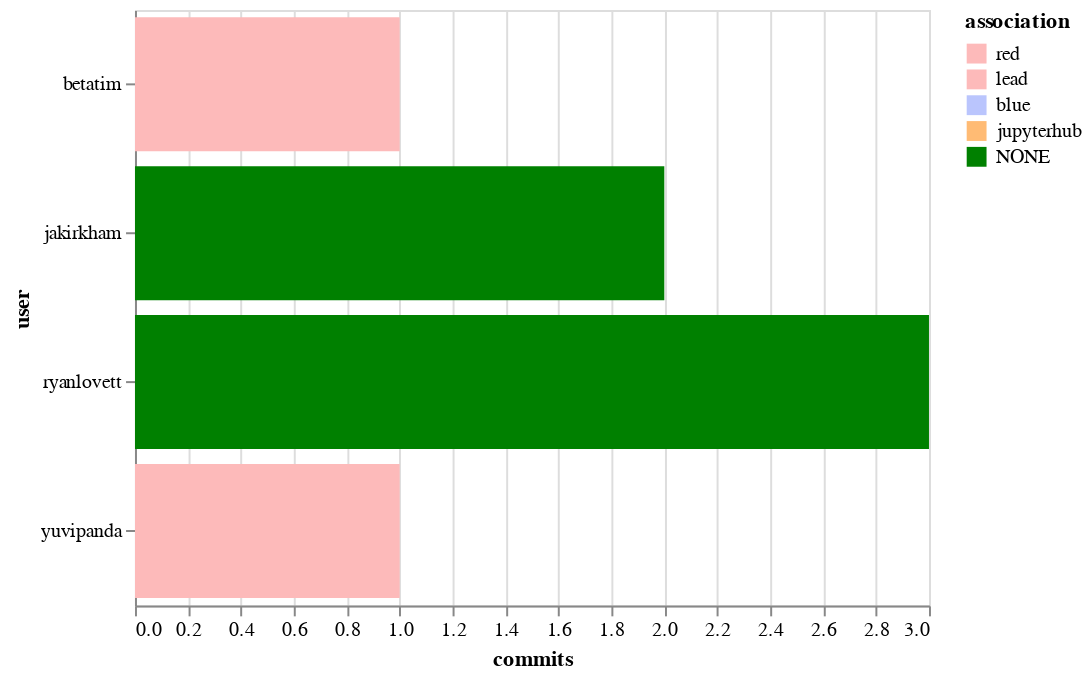

The code cell stored with this chart in its notebook:
### Code cell
alt.Chart(top_committers).mark_bar().encode(
    x='commits',
    y='user',
    color=alt.Color('association', scale=color_scale)
)

### Figure 1 — Vega-Lite specification as saved in the notebook (floating-point values rounded to 4 significant figures)
{"$schema": "https://vega.github.io/schema/vega-lite/v2.6.0.json", "config": {"view": {"height": 300, "width": 400}}, "data": {"name": "data-9193415ede2e49d859b2dc5c57dafe7b"}, "datasets": {"data-9193415ede2e49d859b2dc5c57dafe7b": [{"association": "NONE", "commits": 3, "user": "ryanlovett"}, {"association": "NONE", "commits": 2, "user": "jakirkham"}, {"association": "red", "commits": 1, "user": "yuvipanda"}, {"association": "red", "commits": 1, "user": "betatim"}]}, "encoding": {"color": {"field": "association", "scale": {"domain": ["red", "lead", "blue", "jupyterhub", "NONE"], "range": ["#fdbaba", "#fdbaba", "#bac5fd", "#ffbb74", "green"]}, "type": "nominal"}, "x": {"field": "commits", "type": "quantitative"}, "y": {"field": "user", "type": "nominal"}}, "mark": "bar"}
